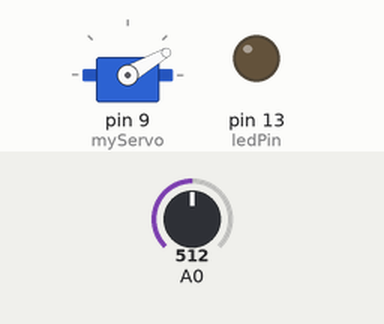
Simulated run of this sketch. Board: Arduino Uno, built with avr-gcc and run on an emulated ATmega328P. On the bench: servo, output pins drawn as LEDs (lit = HIGH). The inputs (shaded band) are chosen by the test bench; at power-on: A0 = 512. What the sketch prints to the serial monitor is not drawn.

Above: at 6.2 s.
6.3 s: A0 set to 482
At 7.0 s:
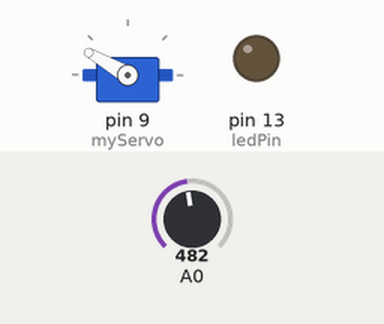
7.8 s: A0 set to 510
At 8.9 s:
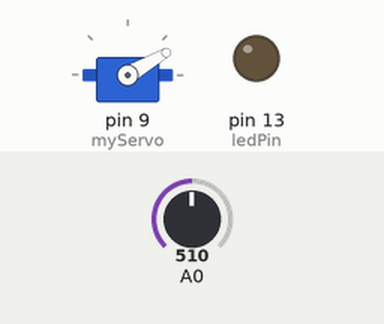
9.3 s: A0 set to 490
At 10.5 s:
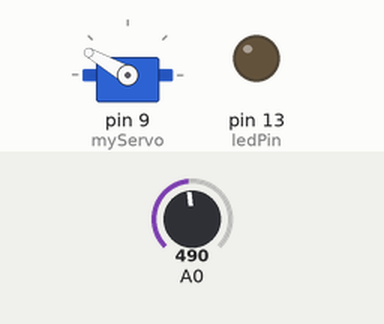
Timing chart, 0 to 12.3 s (numbered marks = the images above; inputs shaded):
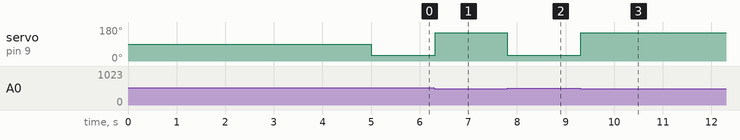

The sketch:

servoTestWithLIGHT.ino
```cpp
#include <Servo.h>
Servo myServo;


int angle;
int sensorValue;
int sensorLow = 1023;
int sensorHigh = 0;
const int ledPin = 13;


void setup() {
  myServo.attach(9);
  Serial.begin(9600);
  pinMode(ledPin, OUTPUT);
  digitalWrite(ledPin, HIGH);
  while (millis() < 5000) {
    sensorValue = analogRead(A0);
    if (sensorValue > sensorHigh) {
      sensorHigh = sensorValue;
    }
    if (sensorValue < sensorLow) {
      sensorLow = sensorValue;
    }
    digitalWrite(ledPin, LOW);
  }
}


void loop() {
  sensorValue = analogRead(A0);

  if(sensorValue < 500) {
    angle = 150;
  } else {
    angle = 30;
  }
  myServo.write(angle);
 Serial.print(angle);
  //Serial.println(sensorValue);
  delay(15);
}
```

Measured:
- the behaviour switches between 500 and 499 on A0 (found by bisection; images 0 and 1)
- after the input at 6.3 s, servo on pin 9 (myServo): 30° → 150° at once
- after the input at 7.8 s, servo on pin 9 (myServo): 150° → 30° at once
- after the input at 9.3 s, servo on pin 9 (myServo): 30° → 150° at once
